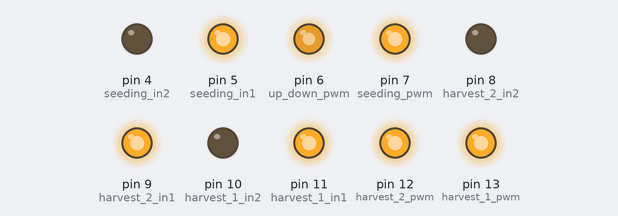
A sketch run on a simulated Arduino Uno, built with avr-gcc and run on an emulated ATmega328P. Shown: output pins drawn as LEDs (lit = HIGH).

Above: at 0.1 s.
Timing chart, 0 to 1.6 s (numbered marks = the images above):
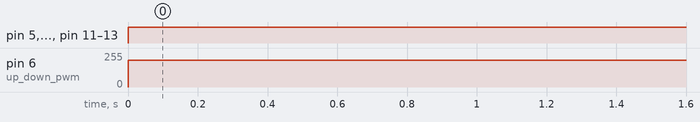

The sketch:

test.ino
```cpp
//Inter IIT - DIC Event
//Arduino Micro
//harvesting seeding, up down mechanism

#define harvest_1_in1 11
#define harvest_1_in2 10
#define harvest_1_pwm  13
#define harvest_2_in1  9
#define harvest_2_in2  8
#define harvest_2_pwm  12

#define seeding_in1 5
#define seeding_in2 4
#define seeding_pwm  7
#define up_down_in1  3
#define up_down_in2  2
#define up_down_pwm  6


void setup() {
  Serial.begin(9600);
  pinMode(harvest_1_in1, OUTPUT);
  pinMode(harvest_1_in2, OUTPUT);
  pinMode(harvest_1_pwm, OUTPUT);
  pinMode(harvest_2_in1, OUTPUT);
  pinMode(harvest_2_in2, OUTPUT);
  pinMode(harvest_2_pwm, OUTPUT);
  pinMode(seeding_in1, OUTPUT);
  pinMode(seeding_in2, OUTPUT);
  pinMode(seeding_pwm, OUTPUT);

  digitalWrite(harvest_1_in1, LOW);
  digitalWrite(harvest_1_in2, LOW);
  digitalWrite(harvest_2_in1, LOW);
  digitalWrite(harvest_2_in2, LOW);
  digitalWrite(seeding_in1, LOW);
  digitalWrite(seeding_in2, LOW);
  digitalWrite(up_down_in1, LOW);
  digitalWrite(up_down_in2, LOW);


}

void loop() {

  digitalWrite(harvest_1_in1, HIGH);
    digitalWrite(harvest_1_in2, LOW);
    digitalWrite(harvest_2_in1, HIGH);
    digitalWrite(harvest_2_in2, LOW);
    analogWrite(harvest_1_pwm,200);
    analogWrite(harvest_2_pwm,200);

    digitalWrite(seeding_in1, HIGH);
    digitalWrite(seeding_in2, LOW);
    analogWrite(seeding_pwm,200);

    digitalWrite(up_down_in1, HIGH);
    digitalWrite(up_down_in2, LOW);
    analogWrite(up_down_pwm, 200);

}
```

Measured:
- by itself, pin 6 (up_down_pwm): 0/255 → 200/255 at 0.00 s
- by itself, pin 5 (seeding_in1), pin 7 (seeding_pwm), pin 9 (harvest_2_in1), pin 11 (harvest_1_in1), pin 12 (harvest_2_pwm), pin 13 (harvest_1_pwm): LOW → HIGH at 0.00 s
